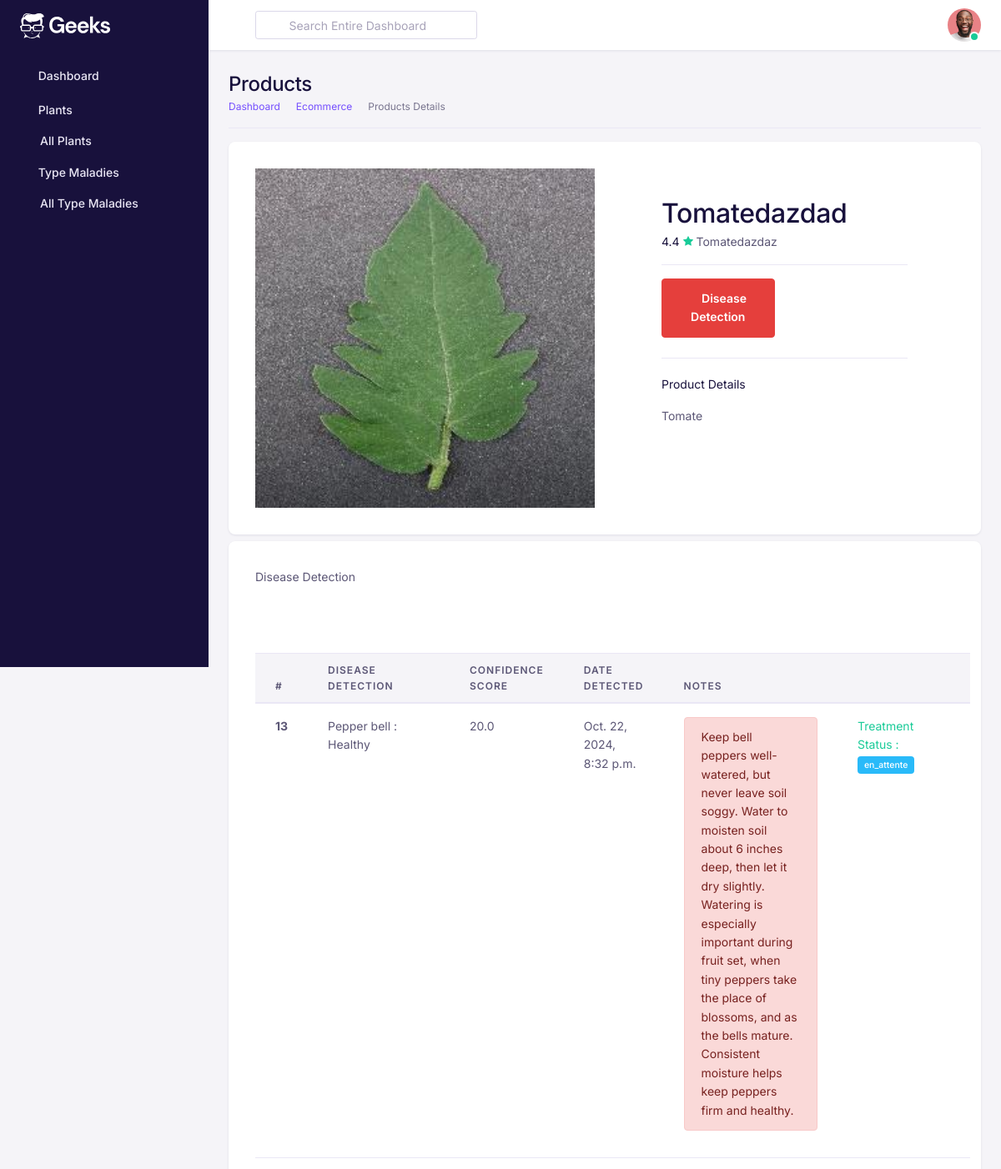
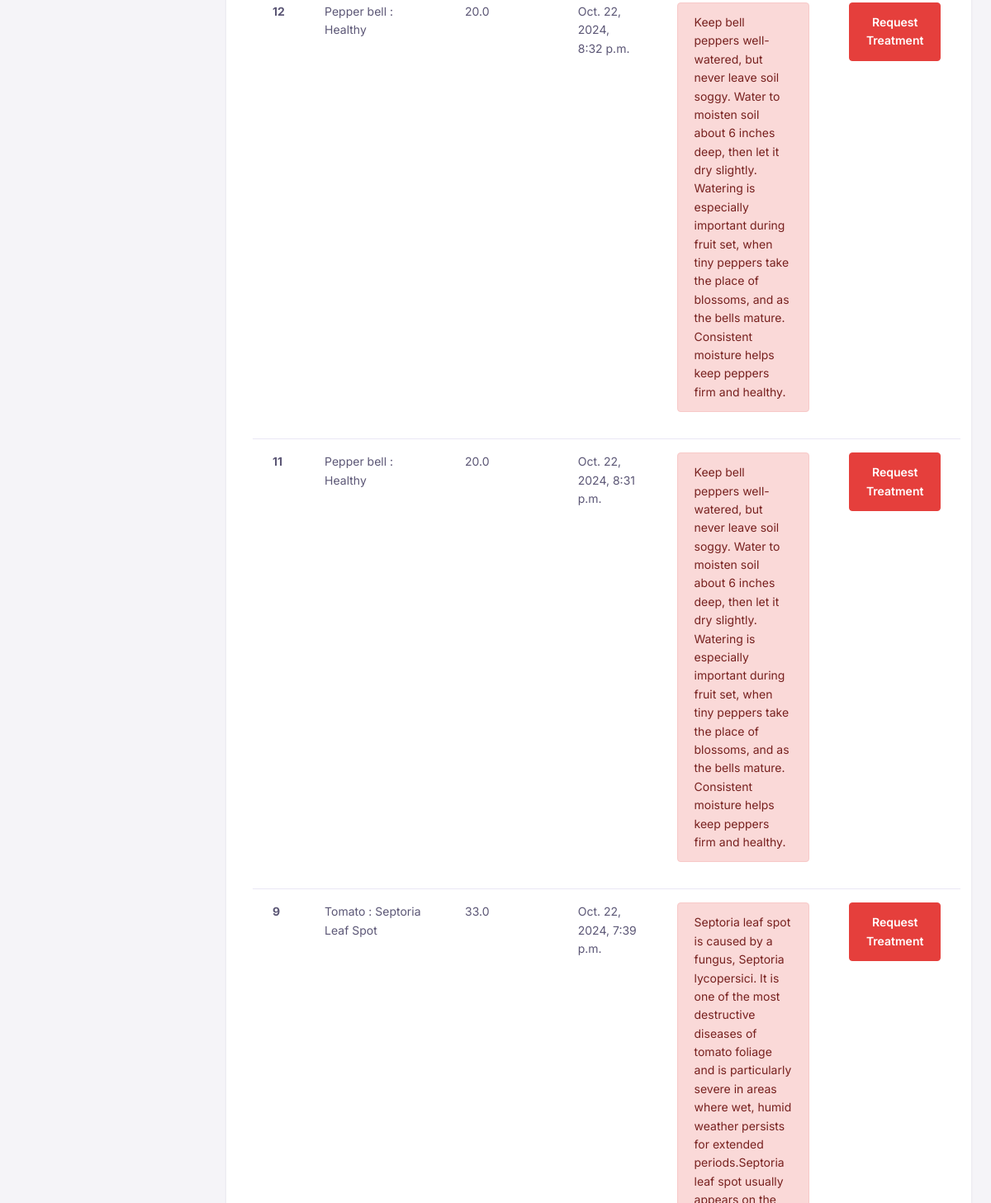
The page /plants/10/ (signed in, upper part) on the database as committed earlier (2 pictures, top to bottom).
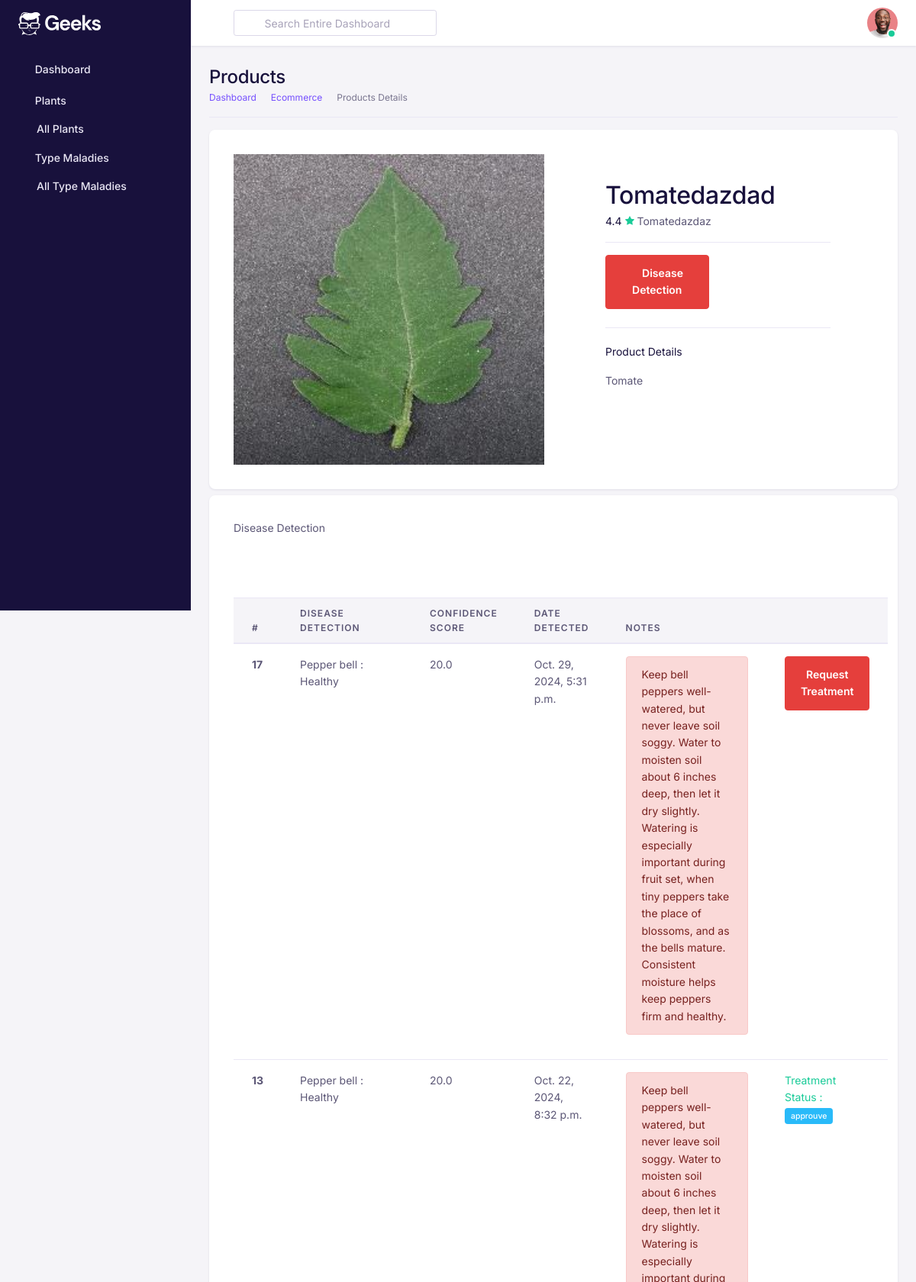
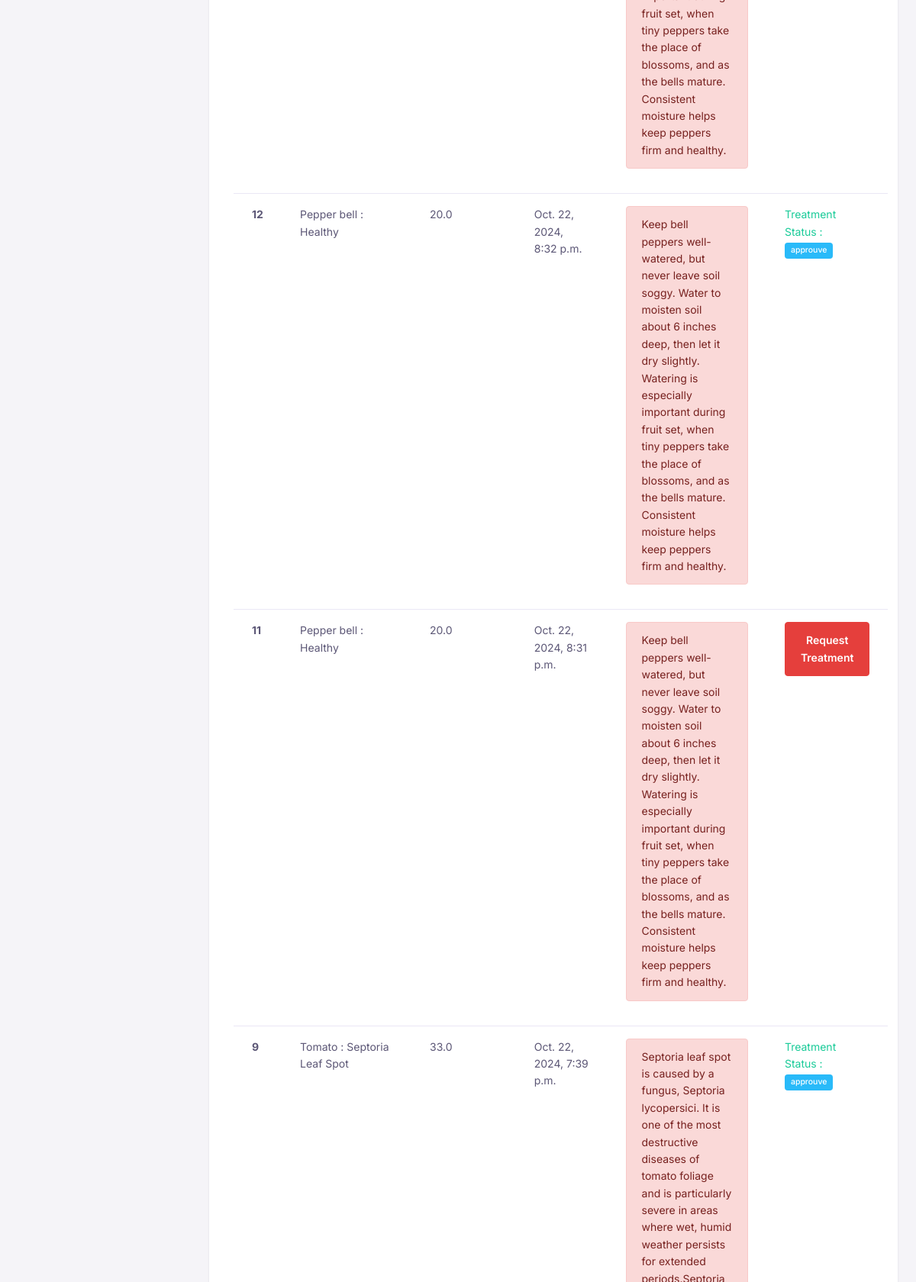
The same page on the database as committed later (2 pictures, top to bottom).
### PlantApp/models.py (models this page shows, shortened)
class Plant(models.Model):
    name = models.CharField(max_length=100)
    scientific_name = models.CharField(max_length=100, blank=True, null=True)
    description = models.TextField(blank=True, null=True)
    image = models.ImageField(upload_to='plants/', blank=True, null=True)
    owner = models.ForeignKey(RUser, on_delete=models.CASCADE, related_name='plants', null=True)

class DiseaseDetection(models.Model):
    plant = models.ForeignKey(Plant, on_delete=models.CASCADE, related_name='detections')
    date_detected = models.DateTimeField(auto_now_add=True)
    detected_disease = models.CharField(max_length=255)
    confidence_score = models.FloatField(null = True)
    image = models.ImageField(upload_to='detections/', blank=True, null=True)
    notes = models.TextField(blank=True, null=True)
    demande = models.ForeignKey(DemandeTraitement , null = True , on_delete= models.CASCADE)

### DemandeTraitement/models.py (models this page shows, shortened)
class DemandeTraitement(models.Model):
    title_desease = models.CharField(max_length=150 , null = True)
    from_farmer = models.ForeignKey(RUser, on_delete=models.CASCADE, related_name='sent_demandes' , null=True)
    to_doc = models.ForeignKey(RUser, on_delete=models.CASCADE, related_name='received_demandes' , null=True)
    description = models.TextField()
    date_demande = models.DateTimeField(default=timezone.now)
    rendezv = models.ForeignKey(RendezVous , on_delete= models.CASCADE , null = True)
    status = models.CharField(
        max_length=20,
        choices=[
            ('en_attente', 'En attente'),
            ('approuve', 'Approuvé'),
            ('rejeté', 'Rejeté')
        ],
        default='en_attente'
    )

### UserApp/decorators.py (the view)
        def _wrapped_view(request, *args, **kwargs):
            if request.user.is_authenticated and request.user.role == role:
                return view_func(request, *args, **kwargs)
            else:
                raise PermissionDenied

### PlantApp/views.py (called while the page is built)
@login_required
@role_required("FARMER")
def plant_details(request, pk = None):
    plant = Plant.objects.get(id = pk)
    dis = DiseaseDetection.objects.filter(plant = plant).order_by('-date_detected')
    return render(request, 'plant_details.html', {'plant': plant ,'dis' : dis})

### PlantApp/templates/plant_details.html (shortened to what this page needs)
<!DOCTYPE html>
<html lang="en">
{% load static %}
<head>
    <link href={% static 'assets/fonts/feather/feather.css' %} rel="stylesheet" />
    <link href={% static 'assets/libs/dragula/dist/dragula.min.css' %} rel="stylesheet" />
    <link href={% static 'assets/libs/@mdi/font/css/materialdesignicons.min.css' %} rel="stylesheet" />
    <link href={% static 'assets/libs/prismjs/themes/prism.css' %} rel="stylesheet" />
    <link href={% static 'assets/libs/dropzone/dist/dropzone.css' %} rel="stylesheet" />
    <link href={% static 'assets/libs/magnific-popup/dist/magnific-popup.css' %} rel="stylesheet" />
    <link href={% static 'assets/libs/bootstrap-select/dist/css/bootstrap-select.min.css' %} rel="stylesheet">
    <link href={% static 'assets/libs/@yaireo/tagify/dist/tagify.css' %} rel="stylesheet">
    <link href={% static 'assets/libs/tiny-slider/dist/tiny-slider.css' %} rel="stylesheet">
    <link href={% static 'assets/libs/tippy.js/dist/tippy.css' %} rel="stylesheet">
    <link rel="stylesheet" href={% static 'assets/css/theme.min.css' %}>
</head>
<body>
    <div id="db-wrapper">
        {% include 'sidebarfarmer.html' %}
        <div id="page-content">
            <div class="header">
                {% include 'navbar.html' %}
            </div>
            <section class="container-fluid p-4">
                <div class="row">
                    <div class="col-lg-12 col-md-12 col-12">
                        <div
                            class="border-bottom pb-3 mb-3 d-flex flex-column flex-md-row gap-3 align-items-md-center justify-content-between">
                            <div>
                                <h1 class="mb-0 h2 fw-bold">Products</h1>
                                <nav aria-label="breadcrumb">
                                    <ol class="breadcrumb">
                                        <li class="breadcrumb-item">
                                            <a href="admin-dashboard.html">Dashboard</a>
                                        </li>
                                        <li class="breadcrumb-item">
                                            <a href="#">Ecommerce</a>
                                        </li>
                                        <li class="breadcrumb-item active" aria-current="page">Products Details</li>
                                    </ol>
                                </nav>
                            </div>
                        </div>
                    </div>
                </div>
                <div class="card">
                    <div class="card-body p-5">
                        <div class="row">
                            <div class="col-xl-6 col-12">
                                <div class="row gy-4">
                                    <div class="col-12">
                                        <div>
                                            <a href="../../../assets/images/ecommerce/product-slide-1.jpg"
                                                class="glightbox" data-gallery="gallery1">
                                                <img src="{{ plant.image.url }}" alt="image"
                                                    class="img-fluid rounded-3 w-100" />
                                            </a>
                                        </div>
                                    </div>
                                </div>
                            </div>
                            <div class="col-xl-6 col-12">
                                <div class="my-5 mx-lg-8">
                                    <div class="d-flex flex-column gap-2">
                                        <h1 class="mb-0">{{plant.name}}</h1>
                                        <div>
                                            <span>
                                                <span class="me-1 text-dark fw-semibold">
                                                    4.4
                                                </span>
                                                {{plant.scientific_name}}
                                            </span>
                                        </div>
                                    </div>
                                    <hr class="my-3" />
                                    <div class="row row flex-md-row flex-column gap-2 gap-md-0">
                                        <div class="col-md-6">
                                            <div class="d-grid">
                                                <a href="{% url 'PlantApp:predict' plant.id %}" class="btn btn-danger">
                                                    <i class="fe fe-shopping-cart me-2"></i>
                                                    Disease Detection
                                                </a>
                                            </div>
                                        </div>
                                    </div>
                                    <hr class="mt-4 mb-2" />
                                    <div class="mb-4" id="ecommerceAccordion">
                                        <ul class="list-group list-group-flush">
                                            <li class="list-group-item px-0">
                                                <a class="d-flex align-items-center text-inherit fw-semibold mb-0"
                                                    data-bs-toggle="collapse" href="#productDetails" role="button"
                                                    aria-expanded="false" aria-controls="productDetails">
                                                    <div class="me-auto">Product Details</div>
                                                    <span class="chevron-arrow ms-4">
                                                        <i class="fe fe-chevron-down fs-4"></i>
                                                    </span>
                                                </a>
                                                <div class="collapse show" id="productDetails"
                                                    data-bs-parent="#ecommerceAccordion">
                                                    <div class="py-3">
                                                        {{plant.description}}
                                                    </div>
                                                </div>
                                            </li>
                                        </ul>
                                    </div>
                                </div>
                            </div>
                        </div>
                    </div>
                </div>
                <div class="card mt-2">
                    <div class="card-title p-5"> Disease Detection </div>
                    <div class="card-body p-5">
                        <table class="table">
                            <thead>
                                <tr>
                                    <th scope="col">#</th>
                                    <th scope="col">Disease Detection</th>
                                    <th scope="col">Confidence Score</th>
                                    <th scope="col">Date Detected</th>
                                    <th scope="col">Notes</th>
                                    <th></th>
                                </tr>
                            </thead>
                            <tbody>
                                {% for di in dis %}
                                <tr>
                                    <th scope="row">{{ di.id }}</th>
                                    <td>{{ di.detected_disease }}</td>
                                    <td>{{ di.confidence_score }}</td>
                                    <td>{{ di.date_detected }}</td>
                                    <td>
                                        <div class="alert alert-danger">{{ di.notes }}</div>
                                    </td>
                                    <td> {% if di.demande %}
                                        <span class="text-success">Treatment  Status :
                                            <span class="badge badge-info"> {{di.demande.status}}</span></span>
                                        {% else %}
                                        <a href="{% url 'demande_create' di.id %}" class="btn btn-danger">Request
                                            Treatment</a>
                                        {% endif %}
                                    </td>
                                </tr>
                                {% endfor %}
                            </tbody>
                        </table>
                    </div>
                </div>
        </div>
    </div>
</body>
</html>

### Maladie/templates/sidebarfarmer.html
{% load static %}
<nav class="navbar-vertical navbar">
    <div class="nav-scroller">
      <a class="navbar-brand" href="{% url 'home' %}"><img
        src="{% static 'assets/images/brand/logo/logo-inverse.svg' %}" alt="" /></a>
      <ul class="navbar-nav flex-column" id="sideNavbar">
        <li class="nav-item">
          <a class="nav-link active" href="{% url 'dashboard_farmer' %}">
            <i class="nav-icon fe fe-home mr-2"></i>Dashboard
          </a>
        </li>
        <li class="nav-item">
          <a class="nav-link active" href="#!" data-toggle="collapse" data-target="#navCourses" aria-expanded="true"
            aria-controls="navCourses">
            <i class="nav-icon fe fe-book mr-2"></i>Plants
          </a>
          <div id="navCourses" class="collapse show" data-parent="#sideNavbar">
            <ul class="nav flex-column">
              <li class="nav-item">
                <a class="nav-link active" href="/plants/">All Plants
                </a>
              </li>
            </ul>
          </div>
        </li>
        <li class="nav-item">
          <a class="nav-link active" href="#!" data-toggle="collapse" data-target="#navMaladies" aria-expanded="true"
            aria-controls="navMaladies">
            <i class="nav-icon fe fe-book mr-2"></i> Type Maladies
          </a>
          <div id="navMaladies" class="collapse show" data-parent="#sideNavbar">
            <ul class="nav flex-column">
              <li class="nav-item">
                <a class="nav-link active" href="{% url 'type_maladie_list_farmer' %}">All Type Maladies</a>
              </li>
            </ul>
          </div>
        </li>
      </ul>
    </div>
  </nav>

### Maladie/templates/navbar.html (shortened to what this page needs)
{% load static %}
<nav class="navbar-default navbar navbar-expand-lg">
    <a id="nav-toggle" href="#!"><i class="fe fe-menu"></i></a>
    <div class="ml-lg-3 d-none d-md-none d-lg-block">
      <form class="d-flex align-items-center">
        <span class="position-absolute pl-3 search-icon">
          <i class="fe fe-search"></i>
        </span>
        <input type="search" class="form-control form-control-sm  pl-6" placeholder="Search Entire Dashboard" />
      </form>
    </div>
    <ul class="navbar-nav navbar-right-wrap ml-auto  d-flex nav-top-wrap ">
      <li class="dropdown ml-2">
        <a class="rounded-circle " href="#!" role="button" id="dropdownUser" data-toggle="dropdown"
          aria-haspopup="true" aria-expanded="false">
          <div class="avatar avatar-md avatar-indicators avatar-online">
            <img alt="avatar" src="../assets/images/avatar/avatar-1.jpg" class="rounded-circle">
          </div>
        </a>
      </li>
    </ul>
  </nav>

Rows that differ between the two databases and show on the page:
added DiseaseDetection: id "17", detected_disease "Pepper bell : Healthy", confidence_score "20.0", date_detected "Oct. 29, 2024, 5:31 p.m.", notes "Keep bell peppers well-watered, but never leave soil soggy. Water to moisten soil about 6 inches deep, then let it dry slightly. Watering is especially important during fruit set, when tiny peppers take the place of blossoms, and as the bells mature. Consistent moisture helps keep peppers firm and healthy.", shows "Request Treatment"
changed through a linked row, DiseaseDetection id 13: demande.status "en_attente" → "approuve"
changed DiseaseDetection id 12: demande.status (not shown) → "approuve"; demande_id "Request Treatment" → "Treatment Status :"
changed DiseaseDetection "Tomato : Septoria Leaf Spot": demande.status (not shown) → "approuve"; demande_id "Request Treatment" → "Treatment Status :"
